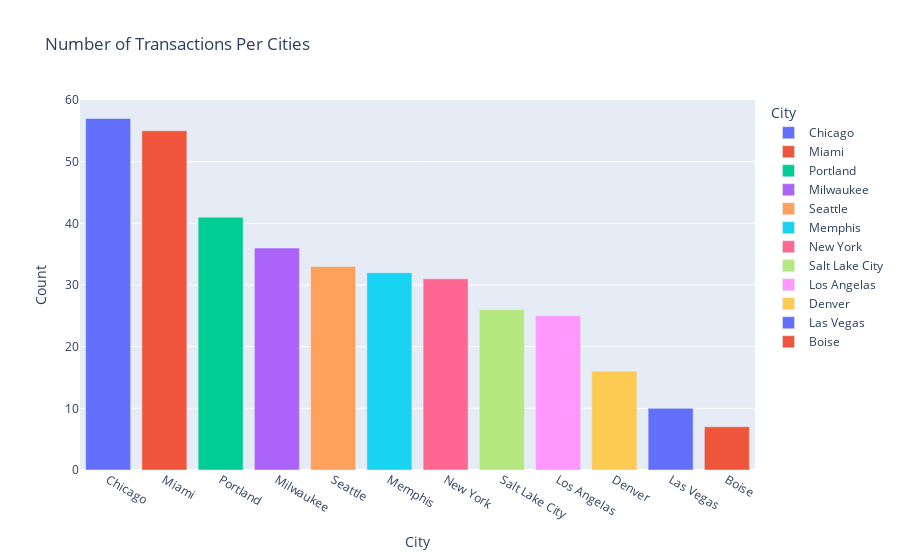

Notebook code cell kept with this figure:
### Code cell
# Count values for City
city_count = sales_df['City'].value_counts().reset_index()
city_count.rename(columns={'index':'City', 'City':'Count'}, inplace=True)

#  Bar chart of City count
px.bar(city_count,
       x='City',
       y='Count',
       color='City',
       title='Number of Transactions Per Cities')

### Figure 1 — Plotly figure (JSON) as saved in the notebook; plotly's stock layout.template omitted (floating-point values rounded to 4 significant figures)
{"data": [{"alignmentgroup": "True", "hovertemplate": "City=%{x}<br>Count=%{y}<extra></extra>", "legendgroup": "Chicago", "marker": {"color": "#636efa", "pattern": {"shape": ""}}, "name": "Chicago", "offsetgroup": "Chicago", "orientation": "v", "showlegend": true, "textposition": "auto", "type": "bar", "x": ["Chicago"], "xaxis": "x", "y": [57], "yaxis": "y"}, {"alignmentgroup": "True", "hovertemplate": "City=%{x}<br>Count=%{y}<extra></extra>", "legendgroup": "Miami", "marker": {"color": "#EF553B", "pattern": {"shape": ""}}, "name": "Miami", "offsetgroup": "Miami", "orientation": "v", "showlegend": true, "textposition": "auto", "type": "bar", "x": ["Miami"], "xaxis": "x", "y": [55], "yaxis": "y"}, {"alignmentgroup": "True", "hovertemplate": "City=%{x}<br>Count=%{y}<extra></extra>", "legendgroup": "Portland", "marker": {"color": "#00cc96", "pattern": {"shape": ""}}, "name": "Portland", "offsetgroup": "Portland", "orientation": "v", "showlegend": true, "textposition": "auto", "type": "bar", "x": ["Portland"], "xaxis": "x", "y": [41], "yaxis": "y"}, {"alignmentgroup": "True", "hovertemplate": "City=%{x}<br>Count=%{y}<extra></extra>", "legendgroup": "Milwaukee", "marker": {"color": "#ab63fa", "pattern": {"shape": ""}}, "name": "Milwaukee", "offsetgroup": "Milwaukee", "orientation": "v", "showlegend": true, "textposition": "auto", "type": "bar", "x": ["Milwaukee"], "xaxis": "x", "y": [36], "yaxis": "y"}, {"alignmentgroup": "True", "hovertemplate": "City=%{x}<br>Count=%{y}<extra></extra>", "legendgroup": "Seattle", "marker": {"color": "#FFA15A", "pattern": {"shape": ""}}, "name": "Seattle", "offsetgroup": "Seattle", "orientation": "v", "showlegend": true, "textposition": "auto", "type": "bar", "x": ["Seattle"], "xaxis": "x", "y": [33], "yaxis": "y"}, {"alignmentgroup": "True", "hovertemplate": "City=%{x}<br>Count=%{y}<extra></extra>", "legendgroup": "Memphis", "marker": {"color": "#19d3f3", "pattern": {"shape": ""}}, "name": "Memphis", "offsetgroup": "Memphis", "orientation": "v", "showlegend": true, "textposition": "auto", "type": "bar", "x": ["Memphis"], "xaxis": "x", "y": [32], "yaxis": "y"}, {"alignmentgroup": "True", "hovertemplate": "City=%{x}<br>Count=%{y}<extra></extra>", "legendgroup": "New York", "marker": {"color": "#FF6692", "pattern": {"shape": ""}}, "name": "New York", "offsetgroup": "New York", "orientation": "v", "showlegend": true, "textposition": "auto", "type": "bar", "x": ["New York"], "xaxis": "x", "y": [31], "yaxis": "y"}, {"alignmentgroup": "True", "hovertemplate": "City=%{x}<br>Count=%{y}<extra></extra>", "legendgroup": "Salt Lake City", "marker": {"color": "#B6E880", "pattern": {"shape": ""}}, "name": "Salt Lake City", "offsetgroup": "Salt Lake City", "orientation": "v", "showlegend": true, "textposition": "auto", "type": "bar", "x": ["Salt Lake City"], "xaxis": "x", "y": [26], "yaxis": "y"}, {"alignmentgroup": "True", "hovertemplate": "City=%{x}<br>Count=%{y}<extra></extra>", "legendgroup": "Los Angelas", "marker": {"color": "#FF97FF", "pattern": {"shape": ""}}, "name": "Los Angelas", "offsetgroup": "Los Angelas", "orientation": "v", "showlegend": true, "textposition": "auto", "type": "bar", "x": ["Los Angelas"], "xaxis": "x", "y": [25], "yaxis": "y"}, {"alignmentgroup": "True", "hovertemplate": "City=%{x}<br>Count=%{y}<extra></extra>", "legendgroup": "Denver", "marker": {"color": "#FECB52", "pattern": {"shape": ""}}, "name": "Denver", "offsetgroup": "Denver", "orientation": "v", "showlegend": true, "textposition": "auto", "type": "bar", "x": ["Denver"], "xaxis": "x", "y": [16], "yaxis": "y"}, {"alignmentgroup": "True", "hovertemplate": "City=%{x}<br>Count=%{y}<extra></extra>", "legendgroup": "Las Vegas", "marker": {"color": "#636efa", "pattern": {"shape": ""}}, "name": "Las Vegas", "offsetgroup": "Las Vegas", "orientation": "v", "showlegend": true, "textposition": "auto", "type": "bar", "x": ["Las Vegas"], "xaxis": "x", "y": [10], "yaxis": "y"}, {"alignmentgroup": "True", "hovertemplate": "City=%{x}<br>Count=%{y}<extra></extra>", "legendgroup": "Boise", "marker": {"color": "#EF553B", "pattern": {"shape": ""}}, "name": "Boise", "offsetgroup": "Boise", "orientation": "v", "showlegend": true, "textposition": "auto", "type": "bar", "x": ["Boise"], "xaxis": "x", "y": [7], "yaxis": "y"}], "layout": {"barmode": "relative", "legend": {"title": {"text": "City"}, "tracegroupgap": 0}, "title": {"text": "Number of Transactions Per Cities"}, "xaxis": {"anchor": "y", "categoryarray": ["Chicago", "Miami", "Portland", "Milwaukee", "Seattle", "Memphis", "New York", "Salt Lake City", "Los Angelas", "Denver", "Las Vegas", "Boise"], "categoryorder": "array", "domain": [0, 1], "title": {"text": "City"}}, "yaxis": {"anchor": "x", "domain": [0, 1], "title": {"text": "Count"}}}}
